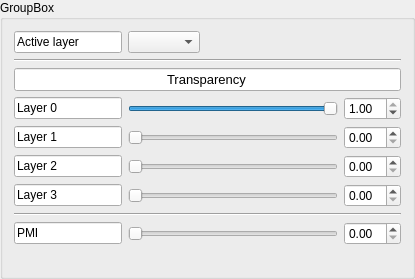
     <widget class="QGroupBox" name="groupBox">
      <property name="title">
       <string>GroupBox</string>
      </property>
      <layout class="QGridLayout" name="gridLayout_14">
       <item row="12" column="6">
        <spacer name="horizontalSpacer_14">
         <property name="orientation">
          <enum>Qt::Horizontal</enum>
         </property>
         <property name="sizeHint" stdset="0">
          <size>
           <width>40</width>
           <height>20</height>
          </size>
         </property>
        </spacer>
       </item>
       <item row="11" column="1">
        <widget class="QLineEdit" name="lineEdit_22">
         <property name="text">
          <string>PMI</string>
         </property>
        </widget>
       </item>
       <item row="3" column="1" colspan="6">
        <widget class="QLineEdit" name="lineEdit_23">
         <property name="font">
          <font>
           <pointsize>10</pointsize>
          </font>
         </property>
         <property name="text">
          <string>Transparency</string>
         </property>
         <property name="alignment">
          <set>Qt::AlignCenter</set>
         </property>
        </widget>
       </item>
       <item row="6" column="6">
        <widget class="QDoubleSpinBox" name="Layer_1_alpha_spinbox">
         <property name="maximum">
          <double>1.000000000000000</double>
         </property>
        </widget>
       </item>
       <item row="7" column="2" colspan="4">
        <widget class="QSlider" name="Layer_2_alpha_slider">
         <property name="maximum">
          <number>100</number>
         </property>
         <property name="orientation">
          <enum>Qt::Horizontal</enum>
         </property>
        </widget>
       </item>
       <item row="4" column="1">
        <widget class="QLineEdit" name="lineEdit_18">
         <property name="text">
          <string>Layer 0</string>
         </property>
        </widget>
       </item>
       <item row="11" column="6">
        <widget class="QDoubleSpinBox" name="doubleSpinBox_7"/>
       </item>
       <item row="9" column="1" colspan="6">
        <widget class="Line" name="line_10">
         <property name="orientation">
          <enum>Qt::Horizontal</enum>
         </property>
        </widget>
       </item>
       <item row="6" column="2" colspan="4">
        <widget class="QSlider" name="Layer_1_alpha_slider">
         <property name="maximum">
          <number>100</number>
         </property>
         <property name="orientation">
          <enum>Qt::Horizontal</enum>
         </property>
        </widget>
       </item>
       <item row="12" column="5">
        <spacer name="horizontalSpacer_13">
         <property name="orientation">
          <enum>Qt::Horizontal</enum>
         </property>
         <property name="sizeHint" stdset="0">
          <size>
           <width>40</width>
           <height>20</height>
          </size>
         </property>
        </spacer>
       </item>
       <item row="8" column="6">
        <widget class="QDoubleSpinBox" name="Layer_3_alpha_spinbox">
         <property name="maximum">
          <double>1.000000000000000</double>
         </property>
        </widget>
       </item>
       <item row="11" column="2" colspan="4">
        <widget class="QSlider" name="horizontalSlider_5">
         <property name="orientation">
          <enum>Qt::Horizontal</enum>
         </property>
        </widget>
       </item>
       <item row="6" column="1">
        <widget class="QLineEdit" name="lineEdit_19">
         <property name="text">
          <string>Layer 1</string>
         </property>
        </widget>
       </item>
       <item row="1" column="2">
        <widget class="QComboBox" name="layer_selection_box"/>
       </item>
       <item row="8" column="2" colspan="4">
        <widget class="QSlider" name="Layer_3_alpha_slider">
         <property name="maximum">
          <number>100</number>
         </property>
         <property name="orientation">
          <enum>Qt::Horizontal</enum>
         </property>
        </widget>
       </item>
       <item row="1" column="1">
        <widget class="QLineEdit" name="lineEdit_24">
         <property name="text">
          <string>Active layer</string>
         </property>
        </widget>
       </item>
       <item row="4" column="2" colspan="4">
        <widget class="QSlider" name="Layer_0_alpha_slider">
         <property name="maximum">
          <number>100</number>
         </property>
         <property name="singleStep">
          <number>0</number>
         </property>
         <property name="value">
          <number>100</number>
         </property>
         <property name="orientation">
          <enum>Qt::Horizontal</enum>
         </property>
        </widget>
       </item>
       <item row="12" column="1">
        <spacer name="horizontalSpacer_10">
         <property name="orientation">
          <enum>Qt::Horizontal</enum>
         </property>
         <property name="sizeHint" stdset="0">
          <size>
           <width>40</width>
           <height>20</height>
          </size>
         </property>
        </spacer>
       </item>
       <item row="2" column="1" colspan="6">
        <widget class="Line" name="line_11">
         <property name="orientation">
          <enum>Qt::Horizontal</enum>
         </property>
        </widget>
       </item>
       <item row="12" column="3">
        <spacer name="horizontalSpacer_11">
         <property name="orientation">
          <enum>Qt::Horizontal</enum>
         </property>
         <property name="sizeHint" stdset="0">
          <size>
           <width>40</width>
           <height>20</height>
          </size>
         </property>
        </spacer>
       </item>
       <item row="8" column="1">
        <widget class="QLineEdit" name="lineEdit_21">
         <property name="text">
          <string>Layer 3</string>
         </property>
        </widget>
       </item>
       <item row="4" column="6">
        <widget class="QDoubleSpinBox" name="Layer_0_alpha_spinbox">
         <property name="maximum">
          <double>1.000000000000000</double>
         </property>
         <property name="value">
          <double>1.000000000000000</double>
         </property>
        </widget>
       </item>
       <item row="7" column="1">
        <widget class="QLineEdit" name="lineEdit_20">
         <property name="text">
          <string>Layer 2</string>
         </property>
        </widget>
       </item>
       <item row="7" column="6">
        <widget class="QDoubleSpinBox" name="Layer_2_alpha_spinbox">
         <property name="maximum">
          <double>1.000000000000000</double>
         </property>
        </widget>
       </item>
       <item row="12" column="4">
        <spacer name="horizontalSpacer_12">
         <property name="orientation">
          <enum>Qt::Horizontal</enum>
         </property>
         <property name="sizeHint" stdset="0">
          <size>
           <width>40</width>
           <height>20</height>
          </size>
         </property>
        </spacer>
       </item>
       <item row="12" column="2">
        <spacer name="horizontalSpacer_15">
         <property name="orientation">
          <enum>Qt::Horizontal</enum>
         </property>
         <property name="sizeHint" stdset="0">
          <size>
           <width>40</width>
           <height>20</height>
          </size>
         </property>
        </spacer>
       </item>
      </layout>
     </widget>
